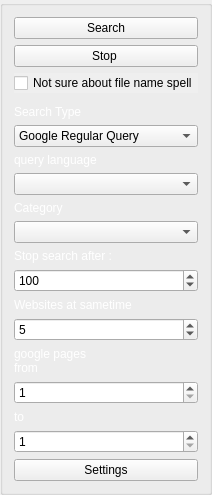
         <widget class="QGroupBox" name="groupBox_2">
          <property name="title">
           <string/>
          </property>
          <layout class="QVBoxLayout" name="verticalLayout">
           <item>
            <widget class="QPushButton" name="search_pb">
             <property name="text">
              <string>Search</string>
             </property>
            </widget>
           </item>
           <item>
            <widget class="QPushButton" name="stop_pb">
             <property name="text">
              <string>Stop </string>
             </property>
            </widget>
           </item>
           <item>
            <widget class="QCheckBox" name="notSureSpell_chb">
             <property name="palette">
              <palette>
               <active>
                <colorrole role="WindowText">
                 <brush brushstyle="SolidPattern">
                  <color alpha="255">
                   <red>0</red>
                   <green>0</green>
                   <blue>0</blue>
                  </color>
                 </brush>
                </colorrole>
                <colorrole role="Dark">
                 <brush brushstyle="SolidPattern">
                  <color alpha="255">
                   <red>255</red>
                   <green>255</green>
                   <blue>255</blue>
                  </color>
                 </brush>
                </colorrole>
                <colorrole role="Mid">
                 <brush brushstyle="SolidPattern">
                  <color alpha="255">
                   <red>255</red>
                   <green>255</green>
                   <blue>255</blue>
                  </color>
                 </brush>
                </colorrole>
                <colorrole role="Text">
                 <brush brushstyle="SolidPattern">
                  <color alpha="255">
                   <red>255</red>
                   <green>255</green>
                   <blue>255</blue>
                  </color>
                 </brush>
                </colorrole>
                <colorrole role="ButtonText">
                 <brush brushstyle="SolidPattern">
                  <color alpha="255">
                   <red>255</red>
                   <green>255</green>
                   <blue>255</blue>
                  </color>
                 </brush>
                </colorrole>
                <colorrole role="Base">
                 <brush brushstyle="SolidPattern">
                  <color alpha="255">
                   <red>255</red>
                   <green>255</green>
                   <blue>255</blue>
                  </color>
                 </brush>
                </colorrole>
                <colorrole role="Window">
                 <brush brushstyle="SolidPattern">
                  <color alpha="255">
                   <red>255</red>
                   <green>255</green>
                   <blue>255</blue>
                  </color>
                 </brush>
                </colorrole>
               </active>
               <inactive>
                <colorrole role="WindowText">
                 <brush brushstyle="SolidPattern">
                  <color alpha="255">
                   <red>0</red>
                   <green>0</green>
                   <blue>0</blue>
                  </color>
                 </brush>
                </colorrole>
                <colorrole role="Dark">
                 <brush brushstyle="SolidPattern">
                  <color alpha="255">
                   <red>255</red>
                   <green>255</green>
                   <blue>255</blue>
                  </color>
                 </brush>
                </colorrole>
                <colorrole role="Mid">
                 <brush brushstyle="SolidPattern">
                  <color alpha="255">
                   <red>255</red>
                   <green>255</green>
                   <blue>255</blue>
                  </color>
                 </brush>
                </colorrole>
                <colorrole role="Text">
                 <brush brushstyle="SolidPattern">
                  <color alpha="255">
                   <red>255</red>
                   <green>255</green>
                   <blue>255</blue>
                  </color>
                 </brush>
                </colorrole>
                <colorrole role="ButtonText">
                 <brush brushstyle="SolidPattern">
                  <color alpha="255">
                   <red>255</red>
                   <green>255</green>
                   <blue>255</blue>
                  </color>
                 </brush>
                </colorrole>
                <colorrole role="Base">
                 <brush brushstyle="SolidPattern">
                  <color alpha="255">
                   <red>255</red>
                   <green>255</green>
                   <blue>255</blue>
                  </color>
                 </brush>
                </colorrole>
                <colorrole role="Window">
                 <brush brushstyle="SolidPattern">
                  <color alpha="255">
                   <red>255</red>
                   <green>255</green>
                   <blue>255</blue>
                  </color>
                 </brush>
                </colorrole>
               </inactive>
               <disabled>
                <colorrole role="WindowText">
                 <brush brushstyle="SolidPattern">
                  <color alpha="255">
                   <red>255</red>
                   <green>255</green>
                   <blue>255</blue>
                  </color>
                 </brush>
                </colorrole>
                <colorrole role="Dark">
                 <brush brushstyle="SolidPattern">
                  <color alpha="255">
                   <red>255</red>
                   <green>255</green>
                   <blue>255</blue>
                  </color>
                 </brush>
                </colorrole>
                <colorrole role="Mid">
                 <brush brushstyle="SolidPattern">
                  <color alpha="255">
                   <red>255</red>
                   <green>255</green>
                   <blue>255</blue>
                  </color>
                 </brush>
                </colorrole>
                <colorrole role="Text">
                 <brush brushstyle="SolidPattern">
                  <color alpha="255">
                   <red>255</red>
                   <green>255</green>
                   <blue>255</blue>
                  </color>
                 </brush>
                </colorrole>
                <colorrole role="ButtonText">
                 <brush brushstyle="SolidPattern">
                  <color alpha="255">
                   <red>255</red>
                   <green>255</green>
                   <blue>255</blue>
                  </color>
                 </brush>
                </colorrole>
                <colorrole role="Base">
                 <brush brushstyle="SolidPattern">
                  <color alpha="255">
                   <red>255</red>
                   <green>255</green>
                   <blue>255</blue>
                  </color>
                 </brush>
                </colorrole>
                <colorrole role="Window">
                 <brush brushstyle="SolidPattern">
                  <color alpha="255">
                   <red>255</red>
                   <green>255</green>
                   <blue>255</blue>
                  </color>
                 </brush>
                </colorrole>
               </disabled>
              </palette>
             </property>
             <property name="autoFillBackground">
              <bool>true</bool>
             </property>
             <property name="text">
              <string>Not sure about file name spell</string>
             </property>
            </widget>
           </item>
           <item>
            <widget class="Line" name="line_2">
             <property name="orientation">
              <enum>Qt::Vertical</enum>
             </property>
            </widget>
           </item>
           <item>
            <widget class="QLabel" name="label_2">
             <property name="palette">
              <palette>
               <active>
                <colorrole role="WindowText">
                 <brush brushstyle="SolidPattern">
                  <color alpha="255">
                   <red>255</red>
                   <green>255</green>
                   <blue>255</blue>
                  </color>
                 </brush>
                </colorrole>
               </active>
               <inactive>
                <colorrole role="WindowText">
                 <brush brushstyle="SolidPattern">
                  <color alpha="255">
                   <red>255</red>
                   <green>255</green>
                   <blue>255</blue>
                  </color>
                 </brush>
                </colorrole>
               </inactive>
               <disabled>
                <colorrole role="WindowText">
                 <brush brushstyle="SolidPattern">
                  <color alpha="255">
                   <red>159</red>
                   <green>158</green>
                   <blue>158</blue>
                  </color>
                 </brush>
                </colorrole>
               </disabled>
              </palette>
             </property>
             <property name="autoFillBackground">
              <bool>false</bool>
             </property>
             <property name="text">
              <string>Search Type</string>
             </property>
            </widget>
           </item>
           <item>
            <widget class="QComboBox" name="basicSearchType_cb">
             <item>
              <property name="text">
               <string>Google Regular Query</string>
              </property>
             </item>
             <item>
              <property name="text">
               <string>Google Advanced Query</string>
              </property>
             </item>
            </widget>
           </item>
           <item>
            <widget class="QLabel" name="label_6">
             <property name="palette">
              <palette>
               <active>
                <colorrole role="WindowText">
                 <brush brushstyle="SolidPattern">
                  <color alpha="255">
                   <red>255</red>
                   <green>255</green>
                   <blue>255</blue>
                  </color>
                 </brush>
                </colorrole>
               </active>
               <inactive>
                <colorrole role="WindowText">
                 <brush brushstyle="SolidPattern">
                  <color alpha="255">
                   <red>255</red>
                   <green>255</green>
                   <blue>255</blue>
                  </color>
                 </brush>
                </colorrole>
               </inactive>
               <disabled>
                <colorrole role="WindowText">
                 <brush brushstyle="SolidPattern">
                  <color alpha="255">
                   <red>159</red>
                   <green>158</green>
                   <blue>158</blue>
                  </color>
                 </brush>
                </colorrole>
               </disabled>
              </palette>
             </property>
             <property name="text">
              <string>query language</string>
             </property>
            </widget>
           </item>
           <item>
            <widget class="QComboBox" name="queryLanguage_cb"/>
           </item>
           <item>
            <widget class="QLabel" name="label">
             <property name="palette">
              <palette>
               <active>
                <colorrole role="WindowText">
                 <brush brushstyle="SolidPattern">
                  <color alpha="255">
                   <red>255</red>
                   <green>255</green>
                   <blue>255</blue>
                  </color>
                 </brush>
                </colorrole>
               </active>
               <inactive>
                <colorrole role="WindowText">
                 <brush brushstyle="SolidPattern">
                  <color alpha="255">
                   <red>255</red>
                   <green>255</green>
                   <blue>255</blue>
                  </color>
                 </brush>
                </colorrole>
               </inactive>
               <disabled>
                <colorrole role="WindowText">
                 <brush brushstyle="SolidPattern">
                  <color alpha="255">
                   <red>159</red>
                   <green>158</green>
                   <blue>158</blue>
                  </color>
                 </brush>
                </colorrole>
               </disabled>
              </palette>
             </property>
             <property name="text">
              <string>Category</string>
             </property>
            </widget>
           </item>
           <item>
            <widget class="QComboBox" name="queryCategory_cb"/>
           </item>
           <item>
            <widget class="QLabel" name="label_4">
             <property name="palette">
              <palette>
               <active>
                <colorrole role="WindowText">
                 <brush brushstyle="SolidPattern">
                  <color alpha="255">
                   <red>255</red>
                   <green>255</green>
                   <blue>255</blue>
                  </color>
                 </brush>
                </colorrole>
               </active>
               <inactive>
                <colorrole role="WindowText">
                 <brush brushstyle="SolidPattern">
                  <color alpha="255">
                   <red>255</red>
                   <green>255</green>
                   <blue>255</blue>
                  </color>
                 </brush>
                </colorrole>
               </inactive>
               <disabled>
                <colorrole role="WindowText">
                 <brush brushstyle="SolidPattern">
                  <color alpha="255">
                   <red>159</red>
                   <green>158</green>
                   <blue>158</blue>
                  </color>
                 </brush>
                </colorrole>
               </disabled>
              </palette>
             </property>
             <property name="text">
              <string>Stop search after :</string>
             </property>
            </widget>
           </item>
           <item>
            <widget class="QSpinBox" name="resultsStop_sb">
             <property name="readOnly">
              <bool>false</bool>
             </property>
             <property name="minimum">
              <number>1</number>
             </property>
             <property name="maximum">
              <number>10000</number>
             </property>
             <property name="value">
              <number>100</number>
             </property>
            </widget>
           </item>
           <item>
            <widget class="QLabel" name="label_3">
             <property name="palette">
              <palette>
               <active>
                <colorrole role="WindowText">
                 <brush brushstyle="SolidPattern">
                  <color alpha="255">
                   <red>255</red>
                   <green>255</green>
                   <blue>255</blue>
                  </color>
                 </brush>
                </colorrole>
               </active>
               <inactive>
                <colorrole role="WindowText">
                 <brush brushstyle="SolidPattern">
                  <color alpha="255">
                   <red>255</red>
                   <green>255</green>
                   <blue>255</blue>
                  </color>
                 </brush>
                </colorrole>
               </inactive>
               <disabled>
                <colorrole role="WindowText">
                 <brush brushstyle="SolidPattern">
                  <color alpha="255">
                   <red>159</red>
                   <green>158</green>
                   <blue>158</blue>
                  </color>
                 </brush>
                </colorrole>
               </disabled>
              </palette>
             </property>
             <property name="text">
              <string>Websites at sametime</string>
             </property>
            </widget>
           </item>
           <item>
            <widget class="QSpinBox" name="scrapWebsites_sb">
             <property name="readOnly">
              <bool>false</bool>
             </property>
             <property name="minimum">
              <number>1</number>
             </property>
             <property name="maximum">
              <number>7</number>
             </property>
             <property name="value">
              <number>5</number>
             </property>
            </widget>
           </item>
           <item>
            <widget class="QLabel" name="label_7">
             <property name="palette">
              <palette>
               <active>
                <colorrole role="WindowText">
                 <brush brushstyle="SolidPattern">
                  <color alpha="255">
                   <red>255</red>
                   <green>255</green>
                   <blue>255</blue>
                  </color>
                 </brush>
                </colorrole>
               </active>
               <inactive>
                <colorrole role="WindowText">
                 <brush brushstyle="SolidPattern">
                  <color alpha="255">
                   <red>255</red>
                   <green>255</green>
                   <blue>255</blue>
                  </color>
                 </brush>
                </colorrole>
               </inactive>
               <disabled>
                <colorrole role="WindowText">
                 <brush brushstyle="SolidPattern">
                  <color alpha="255">
                   <red>159</red>
                   <green>158</green>
                   <blue>158</blue>
                  </color>
                 </brush>
                </colorrole>
               </disabled>
              </palette>
             </property>
             <property name="text">
              <string>google pages
from</string>
             </property>
            </widget>
           </item>
           <item>
            <widget class="QSpinBox" name="gogPageFrom_sb">
             <property name="minimum">
              <number>1</number>
             </property>
             <property name="maximum">
              <number>30</number>
             </property>
            </widget>
           </item>
           <item>
            <widget class="QLabel" name="label_12">
             <property name="palette">
              <palette>
               <active>
                <colorrole role="WindowText">
                 <brush brushstyle="SolidPattern">
                  <color alpha="255">
                   <red>255</red>
                   <green>255</green>
                   <blue>255</blue>
                  </color>
                 </brush>
                </colorrole>
                <colorrole role="Text">
                 <brush brushstyle="SolidPattern">
                  <color alpha="255">
                   <red>255</red>
                   <green>255</green>
                   <blue>255</blue>
                  </color>
                 </brush>
                </colorrole>
               </active>
               <inactive>
                <colorrole role="WindowText">
                 <brush brushstyle="SolidPattern">
                  <color alpha="255">
                   <red>255</red>
                   <green>255</green>
                   <blue>255</blue>
                  </color>
                 </brush>
                </colorrole>
                <colorrole role="Text">
                 <brush brushstyle="SolidPattern">
                  <color alpha="255">
                   <red>255</red>
                   <green>255</green>
                   <blue>255</blue>
                  </color>
                 </brush>
                </colorrole>
               </inactive>
               <disabled>
                <colorrole role="WindowText">
                 <brush brushstyle="SolidPattern">
                  <color alpha="255">
                   <red>159</red>
                   <green>158</green>
                   <blue>158</blue>
                  </color>
                 </brush>
                </colorrole>
                <colorrole role="Text">
                 <brush brushstyle="SolidPattern">
                  <color alpha="255">
                   <red>159</red>
                   <green>158</green>
                   <blue>158</blue>
                  </color>
                 </brush>
                </colorrole>
               </disabled>
              </palette>
             </property>
             <property name="text">
              <string>to</string>
             </property>
            </widget>
           </item>
           <item>
            <widget class="QSpinBox" name="gogPageTo_sb">
             <property name="prefix">
              <string/>
             </property>
             <property name="minimum">
              <number>1</number>
             </property>
             <property name="maximum">
              <number>30</number>
             </property>
            </widget>
           </item>
           <item>
            <widget class="QPushButton" name="settings_pb">
             <property name="text">
              <string>Settings</string>
             </property>
            </widget>
           </item>
          </layout>
         </widget>
